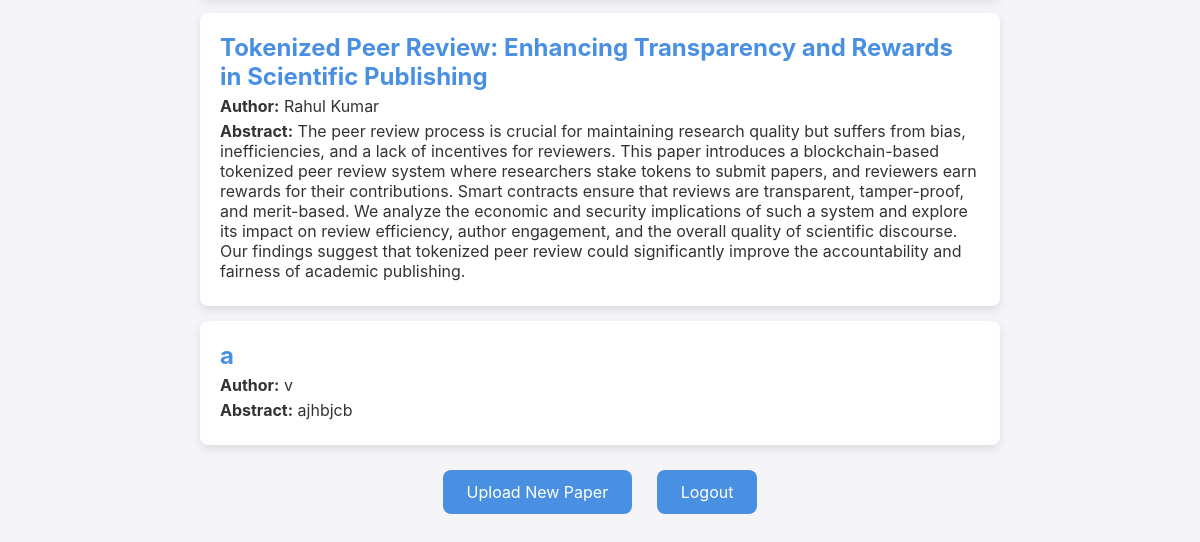
Before: /research_list (signed in, lower part) with the older database file.
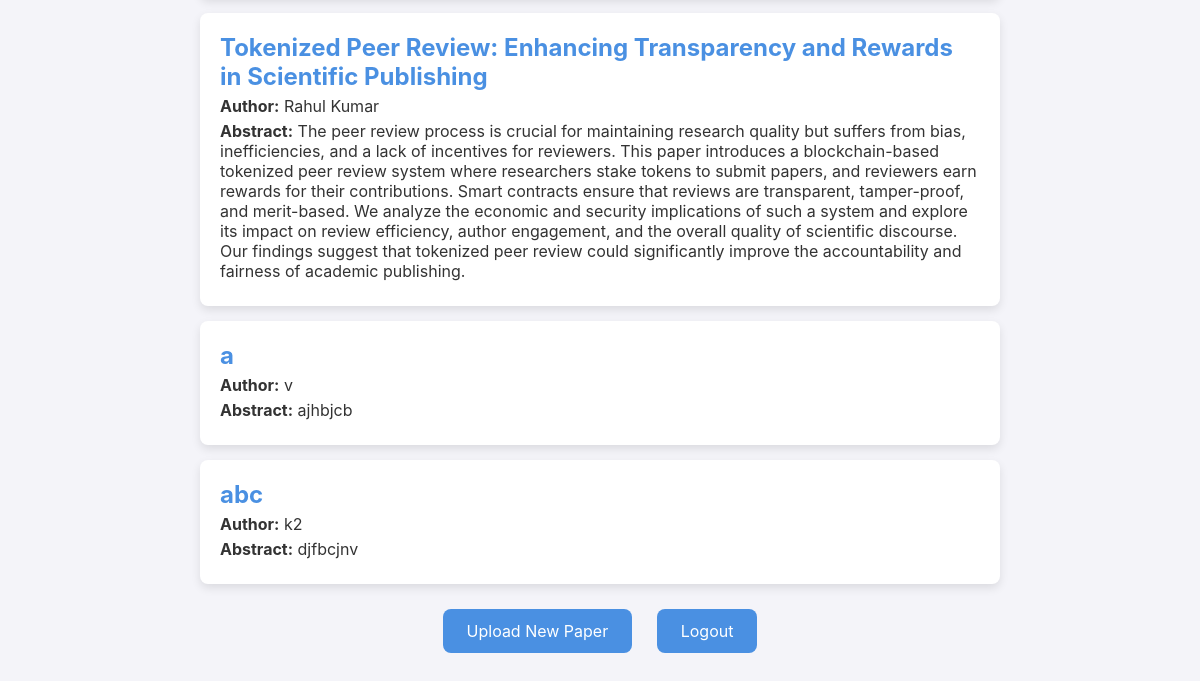
After: the same page with the newer database file.
### tables this page shows
CREATE TABLE papers (
            id INTEGER PRIMARY KEY AUTOINCREMENT,
            username TEXT NOT NULL,
            title TEXT NOT NULL,
            author TEXT NOT NULL,
            abstract TEXT NOT NULL
        );

### backend/app.py (the view)
@app.route("/research_list")
def research_list():
    if "user" not in session:
        flash("You need to log in first.", "warning")
        return redirect(url_for("login"))
    username = session["user"]
    papers = get_papers(username)
    return render_template("research_list.html", papers=papers)

### backend/database.py (called while the page is built)
def get_papers(username):
    conn = sqlite3.connect(DB_NAME)
    cursor = conn.cursor()
    cursor.execute("SELECT title, author, abstract FROM papers WHERE username = ?", (username,))
    papers = cursor.fetchall()
    conn.close()
    return papers

### frontend/templates/research_list.html (shortened to what this page needs)
<!DOCTYPE html>
<html lang="en">
<head>
    <link rel="stylesheet" href="{{ url_for('static', filename='research_list.css') }}">
</head>
<ul>
    {% for paper in papers %}
        <li>
            <h3>{{ paper[0] }}</h3>
            <p><strong>Author:</strong> {{ paper[1] }}</p>
            <p><strong>Abstract:</strong> {{ paper[2] }}</p>
        </li>
    {% endfor %}
</ul>
<a href="{{ url_for('upload') }}">Upload New Paper</a>
<a href="{{ url_for('logout') }}">Logout</a>

Changed rows visible on the page:
added papers: title "abc", author "k2", abstract "djfbcjnv"
